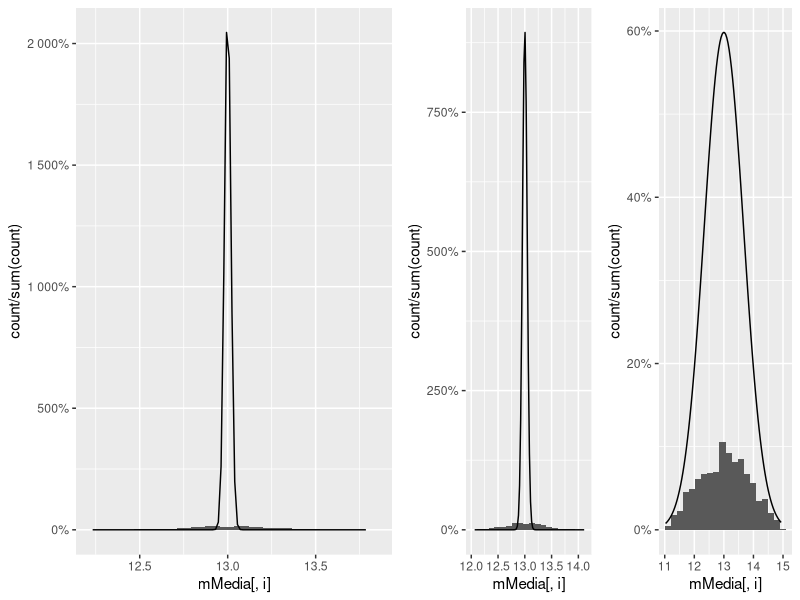
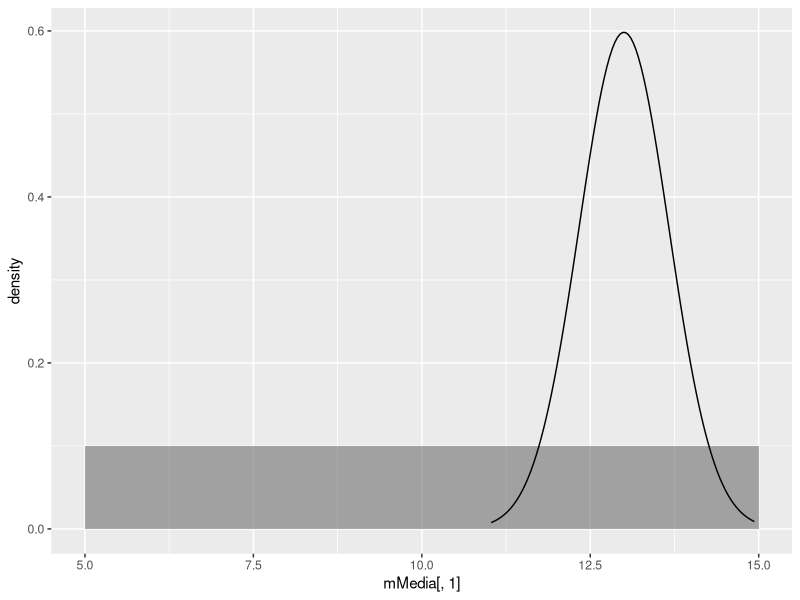

Reproduce these figures in R, in order.
library(tidyverse)
library(ggpubr)

#Dados iniciais
nAmostras <- 1400
expSeed <- 1788
dimVector <- c(2,30,73)
limMin <- 11
limMax <- 15

#Alocação
mMedia <- data.frame(matrix(0,nAmostras,length(dimVector)))
mValVar <- matrix(0,1,length(dimVector))
x <- seq(from = limMin,to = limMax,len = nAmostras/2)

#Cálculos intemédios
valEsp <- ((limMax+limMin)/2) #Valor esperado
valVar <- (((limMax-limMin)^2)/12)

i <- 0
for (dim in dimVector) {
  i <- i + 1
  #Gerar Amostra
  set.seed(seed = expSeed)
  amostra <- replicate(nAmostras, runif(n = dim, min = limMin, max = limMax))
  mMedia[,i] <- apply(amostra,2,median)
  mValVar[i] <- (valVar/dim)
}

par(mfrow=c(1,length(dimVector)))
for (i in 1:length(dimVector)){
  graf <- ggplot(mMedia, aes(x = mMedia[,i])) +
  geom_histogram(aes(y = after_stat(count / sum(count))), bins = 20) +
  scale_y_continuous(labels = scales::percent)+
  stat_function(fun = dnorm, args = list(mean = valEsp,sd = mValVar[i]))
  #geom_line(data = data.frame(dnorm(x,mean=valEsp, sd=mValVar[i])))#, aes(group = 1), size = 1.25, color = "black")
  if (i==1){
    grafArray <- ggarrange(graf)
  } else {
    grafArray <- ggarrange(graf,grafArray)
  }
}

grafArray

ggplot(mMedia,aes(mMedia[,1]))+
geom_histogram(aes(y = ..density..),alpha = 0.5, position = "identity",binwidth = 10)+
stat_function(fun = dnorm, args = list(mean = valEsp,sd = mValVar[1]))

#ggplot(mMedia, aes(x = mMedia[,3])) +
#  geom_histogram(aes(y = after_stat(count / sum(count))), bins = 20) +
# scale_y_continuous(labels = scales::percent)